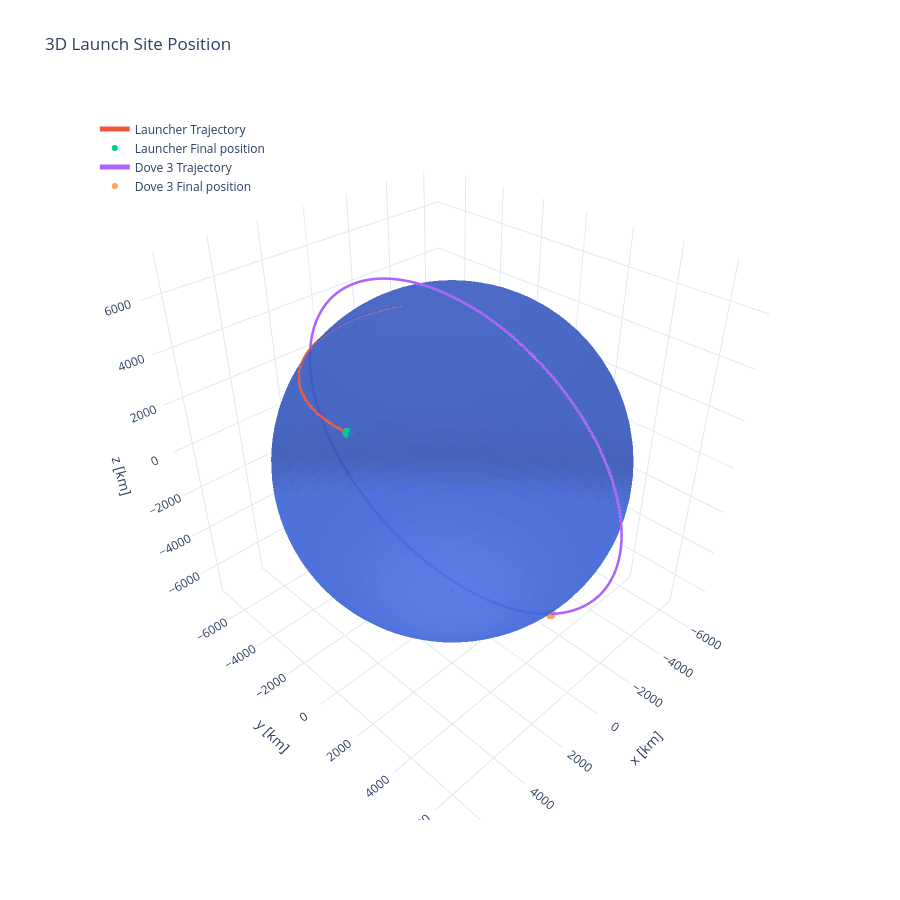

The notebook cell this image was saved under:
### Markdown cell above
### Both positions

### Code cell
plot_3d(t_total_utc, [launch_r_eci, dove3_r_eci], ["Launcher", "Dove 3"], title="3D Launch Site Position")

### Figure 1 — Plotly figure (JSON) as saved in the notebook; plotly's stock layout.template omitted (floating-point values rounded to 4 significant figures; data arrays with more than 128 entries replaced by an {"elided": "..."} marker saying what was removed)
{"data": [{"colorscale": [[0, "royalblue"], [1, "royalblue"]], "name": "Earth", "opacity": 0.7, "showscale": false, "type": "surface", "x": {"elided": "80x40 float values"}, "y": {"elided": "80x40 float values"}, "z": {"elided": "80x40 float values"}}, {"line": {"width": 5}, "mode": "lines", "name": "Launcher Trajectory", "type": "scatter3d", "x": {"elided": "1000 float values"}, "y": {"elided": "1000 float values"}, "z": {"elided": "1000 float values"}}, {"marker": {"size": 6}, "mode": "markers", "name": "Launcher Final position", "type": "scatter3d", "x": [5029.0], "y": [625.9], "z": [3873.0]}, {"line": {"width": 5}, "mode": "lines", "name": "Dove 3 Trajectory", "type": "scatter3d", "x": {"elided": "1000 float values"}, "y": {"elided": "1000 float values"}, "z": {"elided": "1000 float values"}}, {"marker": {"size": 6}, "mode": "markers", "name": "Dove 3 Final position", "type": "scatter3d", "x": [-1145.0], "y": [4105.0], "z": [-5568.0]}], "layout": {"height": 900, "legend": {"x": 0.02, "y": 0.98}, "scene": {"aspectmode": "data", "xaxis": {"title": {"text": "x [km]"}}, "yaxis": {"title": {"text": "y [km]"}}, "zaxis": {"title": {"text": "z [km]"}}}, "title": {"text": "3D Launch Site Position"}}}
